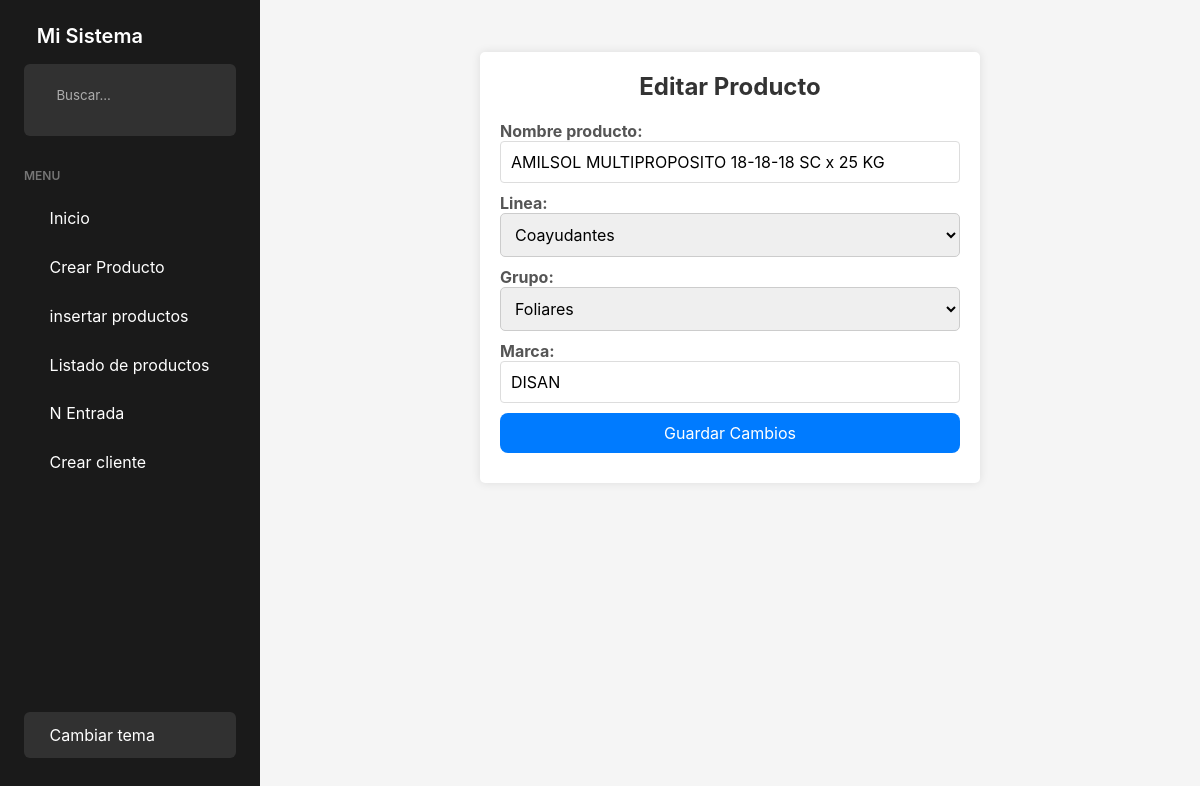
The page /editar-producto/0425845282/ on the database its author committed.
### APP_PM/models.py (models this page shows, shortened)
class Crear_producto(models.Model):
    LINEA_OPCIONES = [
        ('001', 'Fertilizantes'),
        ('002', 'Bioinsumos'),
        ('003', 'Materia Prima'),
        ('004', 'Coayudantes'),
        ('005', 'Comercializacion de productos'),
        ('006', 'Equipos de pulverizador'),
        ('007', 'Fungicidas'),
        ('008', 'Herbicidas'),
        ('009', 'Insecticidas'),
        ('010', 'Insumos'),
        ('011', 'Mercancia en Consignacion'),
        ('012', 'Productos fabricados - No Propios'),
    ]
    GRUPO_OPCIONES = [
        ('001', 'Bifungicidas'),
        ('002', 'Comercializacion de productos'),
        ('003', 'Materia Prima'),
        ('004', 'Fertilizantes'),
        ('005', 'Foliares'),
        ('006', 'Granulados'),
        ('007', 'Insumos'),
        ('008', 'Líquido'),
        ('009', 'Organicos'),
        ('010', 'Polvo'),
        ('011', 'Productos fabricados - No Propios'),
        ('012', 'Pulverizador Liquido'),
    ]
    id_producto = models.CharField(max_length=10, unique=True, editable=False, blank=True)
    nombre_producto = models.CharField(max_length=100)
    linea = models.CharField(max_length=100, choices=LINEA_OPCIONES)
    grupo = models.CharField(max_length=100, choices=GRUPO_OPCIONES)
    marca = models.CharField(max_length=100)

### APP_PM/views.py (the view)
# urls.py: path('editar-producto/<str:producto_id>/', views.editar_producto, name='editar_producto'),
def editar_producto(request, producto_id):
    producto = get_object_or_404(Crear_producto, id_producto=producto_id)
    if request.method == 'POST':
        form = CrearProductoForm(request.POST, instance=producto)
        if form.is_valid():
            form.save()
            return redirect('productos_creados', producto_id=producto.id_producto)
    else:
        form = CrearProductoForm(instance=producto)
    return render(request, 'Productos/Edita_producto.html', {'form': form})

### APP_PM/forms.py
class CrearProductoForm(forms.ModelForm):
    class Meta:
        model = Crear_producto
        fields = [ 'nombre_producto', 'linea', 'grupo',  'marca']
        widgets = {
            'linea': forms.Select(attrs={'class': 'form-control'}),
            'grupo': forms.Select(attrs={'class': 'form-control'}),
            'nombre_producto': forms.TextInput(attrs={'class': 'form-control'}),
            'marca': forms.TextInput(attrs={'class': 'form-control'}),
        }

### APP_PM/templates/Productos/Edita_producto.html (shortened to what this page needs)
<!DOCTYPE html>
<html lang="es">
<head>
    {% extends 'Home/home.html' %}
    {% block content %}
</head>
<body>
    <div class="container">
        <h2>Editar Producto</h2>
        <form method="post">
            {{ form.as_p }}
            <button type="submit">Guardar Cambios</button>
        </form>
    </div>
</body>
</html>
{% endblock %}

### APP_PM/templates/Productos/Edita_producto.html (style rules this page uses)
.container { max-width: 500px; margin: 20px auto; padding: 20px; background-color: #fff; border-radius: 5px; box-shadow: 0 0 10px rgba(0, 0, 0, 0.1); }
h2 { text-align: center; margin-bottom: 20px; color: #333; }
form { display: flex; flex-direction: column; }
form label { margin-bottom: 5px; font-weight: bold; color: #555; }
form input[type="text"], form textarea, select { padding: 10px; font-size: 16px; border: 1px solid #ddd; border-radius: 4px; width: 100%; }
input[type="text"], input[type="email"], input[type="number"], button, select { width: 100%; padding: 10px; margin-bottom: 10px; border: 1px solid #ccc; border-radius: 5px; box-sizing: border-box; }
button { display: inline-block; background-color: #007bff; text-align: center; text-decoration: none; color: #fff; cursor: pointer; font-size: 16px; border: none; border-radius: 8px; transition: background-color 0.3s ease; }

### APP_PM/templates/Home/home.html (style rules this page uses)
:root { --primary-color: #5dec6b; --sidebar-width: 260px; --sidebar-collapsed-width: 80px; --header-height: 60px; --sidebar-bg: #1a1a1a; --sidebar-color: #fff; --hover-bg: rgba(93, 236, 107, 0.1); }
* { margin: 0; padding: 0; box-sizing: border-box; font-family: 'Inter', sans-serif; }
body { background-color: #f5f5f5; }

### rows shown on the page
Crear_producto: nombre_producto "AMILSOL MULTIPROPOSITO 18-18-18 SC x 25 KG", linea "Coayudantes", grupo "Foliares", marca "DISAN"
